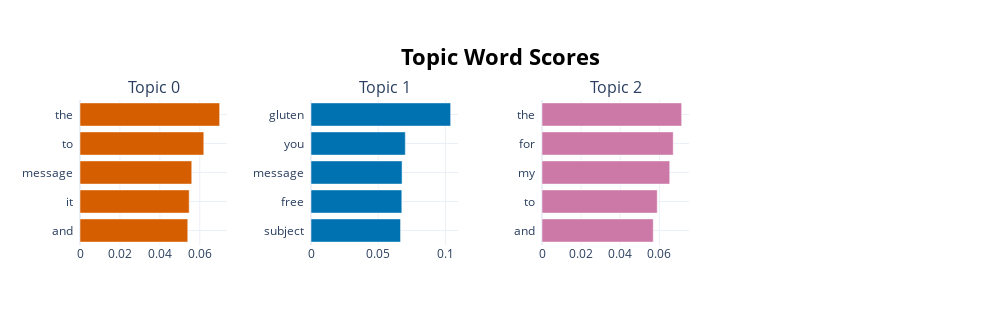

The notebook cell saved with this chart:
### Code cell
topic_model.visualize_barchart()

### Figure 1 — Plotly figure (JSON) as saved in the notebook; plotly's stock layout.template omitted (floating-point values rounded to 4 significant figures)
{"data": [{"marker": {"color": "#D55E00"}, "orientation": "h", "type": "bar", "x": [0.05398, 0.05469, 0.05597, 0.062, 0.06995], "xaxis": "x", "y": ["and  ", "it  ", "message  ", "to  ", "the  "], "yaxis": "y"}, {"marker": {"color": "#0072B2"}, "orientation": "h", "type": "bar", "x": [0.0666, 0.06755, 0.06775, 0.07015, 0.1039], "xaxis": "x2", "y": ["subject  ", "free  ", "message  ", "you  ", "gluten  "], "yaxis": "y2"}, {"marker": {"color": "#CC79A7"}, "orientation": "h", "type": "bar", "x": [0.05688, 0.05889, 0.0653, 0.06707, 0.07138], "xaxis": "x3", "y": ["and  ", "to  ", "my  ", "for  ", "the  "], "yaxis": "y3"}], "layout": {"annotations": [{"font": {"size": 16}, "showarrow": false, "text": "Topic 0", "x": 0.0875, "xanchor": "center", "xref": "paper", "y": 1, "yanchor": "bottom", "yref": "paper"}, {"font": {"size": 16}, "showarrow": false, "text": "Topic 1", "x": 0.3625, "xanchor": "center", "xref": "paper", "y": 1, "yanchor": "bottom", "yref": "paper"}, {"font": {"size": 16}, "showarrow": false, "text": "Topic 2", "x": 0.6375, "xanchor": "center", "xref": "paper", "y": 1, "yanchor": "bottom", "yref": "paper"}], "height": 325, "hoverlabel": {"bgcolor": "white", "font": {"family": "Rockwell", "size": 16}}, "showlegend": false, "title": {"font": {"color": "Black", "size": 22}, "text": "<b>Topic Word Scores", "x": 0.5, "xanchor": "center", "yanchor": "top"}, "width": 1000, "xaxis": {"anchor": "y", "autorange": true, "domain": [0, 0.175], "range": [0, 0.07363], "showgrid": true, "type": "linear"}, "xaxis2": {"anchor": "y2", "autorange": true, "domain": [0.275, 0.45], "range": [0, 0.1093], "showgrid": true, "type": "linear"}, "xaxis3": {"anchor": "y3", "autorange": true, "domain": [0.55, 0.725], "range": [0, 0.07514], "showgrid": true, "type": "linear"}, "xaxis4": {"anchor": "y4", "domain": [0.825, 1], "showgrid": true}, "yaxis": {"anchor": "x", "autorange": true, "domain": [0, 1], "range": [-0.5, 4.5], "showgrid": true, "type": "category"}, "yaxis2": {"anchor": "x2", "autorange": true, "domain": [0, 1], "range": [-0.5, 4.5], "showgrid": true, "type": "category"}, "yaxis3": {"anchor": "x3", "autorange": true, "domain": [0, 1], "range": [-0.5, 4.5], "showgrid": true, "type": "category"}, "yaxis4": {"anchor": "x4", "domain": [0, 1], "showgrid": true}}}
